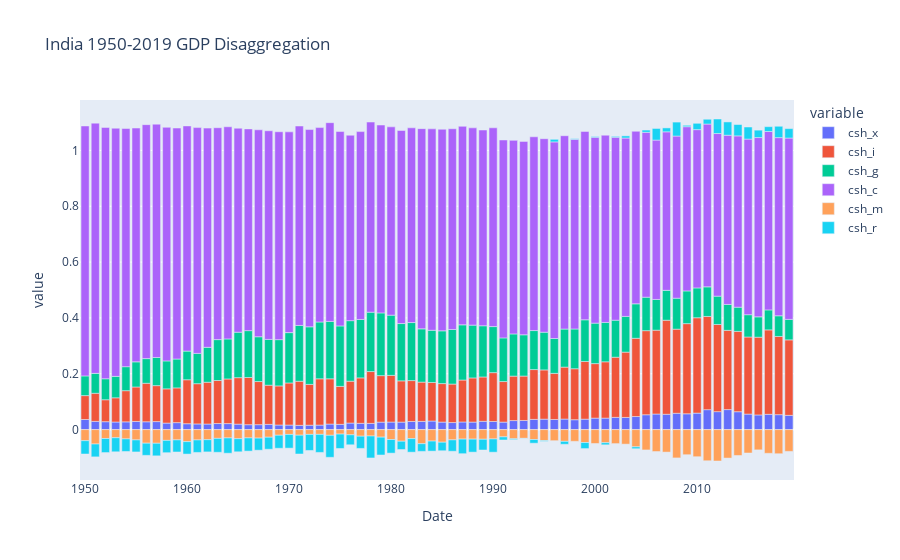

The code cell stored with this chart in its notebook:
### Code cell
fig_p = px.bar(master, x="Date", y=["csh_x", "csh_i", "csh_g", "csh_c", "csh_m", "csh_r"], title="India 1950-2019 GDP Disaggregation")
fig_p.show()
